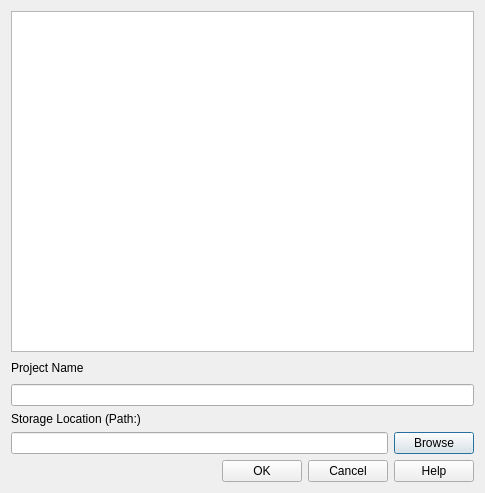
<?xml version="1.0" encoding="UTF-8"?>
<ui version="4.0">
 <class>New_Project</class>
 <widget class="QDialog" name="New_Project">
  <property name="geometry">
   <rect>
    <x>0</x>
    <y>0</y>
    <width>485</width>
    <height>493</height>
   </rect>
  </property>
  <property name="windowTitle">
   <string>Dialog</string>
  </property>
  <layout class="QVBoxLayout" name="verticalLayout">
   <item>
    <widget class="QTableView" name="tableView"/>
   </item>
   <item>
    <layout class="QHBoxLayout" name="horizontalLayout_3">
     <item>
      <widget class="QLabel" name="label">
       <property name="text">
        <string>Project Name</string>
       </property>
      </widget>
     </item>
     <item>
      <spacer name="horizontalSpacer_2">
       <property name="orientation">
        <enum>Qt::Horizontal</enum>
       </property>
       <property name="sizeHint" stdset="0">
        <size>
         <width>40</width>
         <height>20</height>
        </size>
       </property>
      </spacer>
     </item>
    </layout>
   </item>
   <item>
    <widget class="QLineEdit" name="lineEdit_Name"/>
   </item>
   <item>
    <widget class="QLabel" name="label_2">
     <property name="text">
      <string>Storage Location (Path:)</string>
     </property>
    </widget>
   </item>
   <item>
    <layout class="QHBoxLayout" name="horizontalLayout_2">
     <item>
      <widget class="QLineEdit" name="lineEdit_Path"/>
     </item>
     <item>
      <widget class="QPushButton" name="pushButton_Browse">
       <property name="text">
        <string>Browse</string>
       </property>
      </widget>
     </item>
    </layout>
   </item>
   <item>
    <layout class="QHBoxLayout" name="horizontalLayout">
     <item>
      <spacer name="horizontalSpacer">
       <property name="orientation">
        <enum>Qt::Horizontal</enum>
       </property>
       <property name="sizeHint" stdset="0">
        <size>
         <width>40</width>
         <height>20</height>
        </size>
       </property>
      </spacer>
     </item>
     <item>
      <widget class="QPushButton" name="pushButton_Ok">
       <property name="text">
        <string>OK</string>
       </property>
      </widget>
     </item>
     <item>
      <widget class="QPushButton" name="pushButton_Cancel">
       <property name="text">
        <string>Cancel</string>
       </property>
      </widget>
     </item>
     <item>
      <widget class="QPushButton" name="pushButton_Help">
       <property name="text">
        <string>Help</string>
       </property>
      </widget>
     </item>
    </layout>
   </item>
  </layout>
 </widget>
 <resources/>
 <connections/>
</ui>
